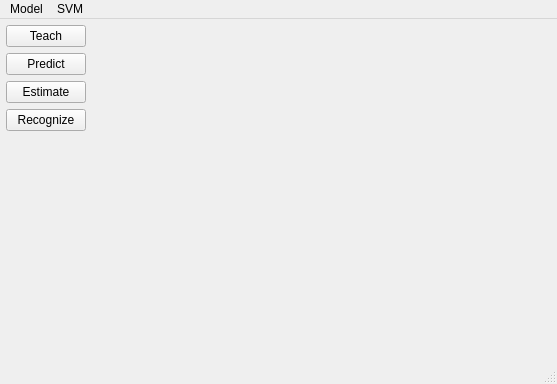
<?xml version="1.0" encoding="UTF-8"?>
<ui version="4.0">
 <class>MainWindow</class>
 <widget class="QMainWindow" name="MainWindow">
  <property name="enabled">
   <bool>true</bool>
  </property>
  <property name="geometry">
   <rect>
    <x>0</x>
    <y>0</y>
    <width>557</width>
    <height>384</height>
   </rect>
  </property>
  <property name="windowTitle">
   <string>MainWindow</string>
  </property>
  <widget class="QWidget" name="centralwidget">
   <property name="layoutDirection">
    <enum>Qt::LeftToRight</enum>
   </property>
   <layout class="QHBoxLayout" name="horizontalLayout">
    <item>
     <layout class="QVBoxLayout" name="verticalLayout">
      <property name="topMargin">
       <number>0</number>
      </property>
      <item>
       <widget class="QPushButton" name="teachButton">
        <property name="sizePolicy">
         <sizepolicy hsizetype="Fixed" vsizetype="Fixed">
          <horstretch>0</horstretch>
          <verstretch>0</verstretch>
         </sizepolicy>
        </property>
        <property name="text">
         <string>Teach</string>
        </property>
       </widget>
      </item>
      <item>
       <widget class="QPushButton" name="predictButton">
        <property name="sizePolicy">
         <sizepolicy hsizetype="Fixed" vsizetype="Fixed">
          <horstretch>0</horstretch>
          <verstretch>0</verstretch>
         </sizepolicy>
        </property>
        <property name="text">
         <string>Predict</string>
        </property>
       </widget>
      </item>
      <item>
       <widget class="QPushButton" name="estimateButton">
        <property name="sizePolicy">
         <sizepolicy hsizetype="Fixed" vsizetype="Fixed">
          <horstretch>0</horstretch>
          <verstretch>0</verstretch>
         </sizepolicy>
        </property>
        <property name="text">
         <string>Estimate</string>
        </property>
       </widget>
      </item>
      <item>
       <widget class="QPushButton" name="reconButton">
        <property name="sizePolicy">
         <sizepolicy hsizetype="Fixed" vsizetype="Fixed">
          <horstretch>0</horstretch>
          <verstretch>0</verstretch>
         </sizepolicy>
        </property>
        <property name="sizeIncrement">
         <size>
          <width>0</width>
          <height>0</height>
         </size>
        </property>
        <property name="text">
         <string>Recognize</string>
        </property>
       </widget>
      </item>
      <item>
       <spacer name="verticalSpacer">
        <property name="orientation">
         <enum>Qt::Vertical</enum>
        </property>
        <property name="sizeHint" stdset="0">
         <size>
          <width>20</width>
          <height>40</height>
         </size>
        </property>
       </spacer>
      </item>
     </layout>
    </item>
    <item>
     <widget class="QLabel" name="label">
      <property name="sizePolicy">
       <sizepolicy hsizetype="Expanding" vsizetype="Preferred">
        <horstretch>0</horstretch>
        <verstretch>0</verstretch>
       </sizepolicy>
      </property>
      <property name="text">
       <string/>
      </property>
      <property name="alignment">
       <set>Qt::AlignLeading|Qt::AlignLeft|Qt::AlignTop</set>
      </property>
     </widget>
    </item>
   </layout>
  </widget>
  <widget class="QMenuBar" name="menubar">
   <property name="geometry">
    <rect>
     <x>0</x>
     <y>0</y>
     <width>557</width>
     <height>21</height>
    </rect>
   </property>
   <widget class="QMenu" name="menuMenu">
    <property name="title">
     <string>Model</string>
    </property>
    <addaction name="actionSave"/>
    <addaction name="actionLoad"/>
    <addaction name="separator"/>
    <addaction name="separator"/>
    <addaction name="actionQuit"/>
   </widget>
   <widget class="QMenu" name="menuSVM">
    <property name="title">
     <string>SVM</string>
    </property>
    <addaction name="actionTeach"/>
    <addaction name="actionPredict"/>
    <addaction name="actionSetEstimation"/>
    <addaction name="actionEstimate"/>
    <addaction name="actionRecognize"/>
   </widget>
   <addaction name="menuMenu"/>
   <addaction name="menuSVM"/>
  </widget>
  <widget class="QStatusBar" name="statusbar"/>
  <action name="actionSave">
   <property name="text">
    <string>Save</string>
   </property>
   <property name="toolTip">
    <string>Save prediction model to ifle</string>
   </property>
   <property name="shortcut">
    <string>Ctrl+S</string>
   </property>
  </action>
  <action name="actionLoad">
   <property name="text">
    <string>Load</string>
   </property>
   <property name="toolTip">
    <string>Load model from file</string>
   </property>
   <property name="shortcut">
    <string>Ctrl+O</string>
   </property>
  </action>
  <action name="actionQuit">
   <property name="text">
    <string>Quit</string>
   </property>
   <property name="shortcut">
    <string>Ctrl+Q</string>
   </property>
  </action>
  <action name="actionTeach">
   <property name="text">
    <string>Teach</string>
   </property>
   <property name="toolTip">
    <string>Create Model</string>
   </property>
   <property name="shortcut">
    <string>Ctrl+T</string>
   </property>
  </action>
  <action name="actionPredict">
   <property name="text">
    <string>Predict</string>
   </property>
   <property name="toolTip">
    <string>Predict group of files</string>
   </property>
   <property name="shortcut">
    <string>Ctrl+P</string>
   </property>
  </action>
  <action name="actionEstimate">
   <property name="text">
    <string>Estimate</string>
   </property>
   <property name="toolTip">
    <string>Estimate result of prediction</string>
   </property>
   <property name="shortcut">
    <string>Ctrl+E</string>
   </property>
  </action>
  <action name="actionRecognize">
   <property name="text">
    <string>Recognize</string>
   </property>
   <property name="toolTip">
    <string>Dedect objects on image</string>
   </property>
   <property name="shortcut">
    <string>Ctrl+R</string>
   </property>
  </action>
  <action name="actionSetEstimation">
   <property name="checkable">
    <bool>true</bool>
   </property>
   <property name="text">
    <string>SetEstimation</string>
   </property>
   <property name="toolTip">
    <string>set estimation to do with prediction</string>
   </property>
  </action>
 </widget>
 <layoutdefault spacing="6" margin="6"/>
 <resources/>
 <connections/>
</ui>
